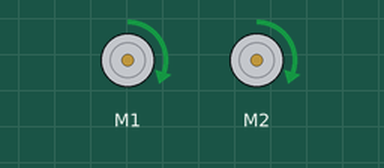
Simulated run of this sketch. Board: Arduino Uno, built with avr-gcc and run on an emulated ATmega328P. On the bench: 2 × DC motor (green arrow = forward, orange = backward, longer = faster).

Above: at 0.5 s.
At 2.5 s:
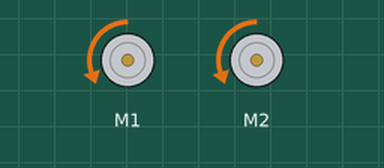
At 3.5 s:
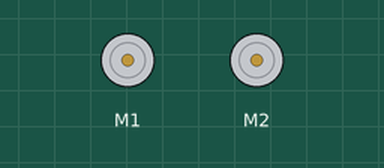
Timing chart, 0 to 5.2 s (numbered marks = the images above):
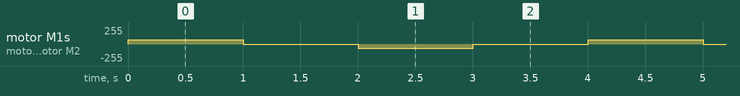

The sketch:

e9_1_1.ino
```cpp
//演習9.1.1
#include <ZumoMotors.h> //モータライブラリの読み込み

ZumoMotors motors;      //ZumoMotors クラスのインスタンス生成

void setup() {}

void loop() {
  //前進
  motors.setLeftSpeed(100);   //左モータの速度 100(-400〜400 に設定可。正なら前転)
  motors.setRightSpeed(100);  //右モータの速度 100(-400〜400 に設定可。正なら前転)
  delay(1000);                //1 秒間前進
  //停止
  motors.setLeftSpeed(0);     //左モータの速度 0(0 なら回転しない)
  motors.setRightSpeed(0);    //右モータの速度 0(0 なら回転しない)
  delay(1000);                //1秒間停止
  //後進
  motors.setLeftSpeed(-100);  //左モータの速度-100(負なら後転)
  motors.setRightSpeed(-100); //右モータの速度-100(負なら後転)
  delay(1000);                //1秒間後進
  //停止
  motors.setLeftSpeed(0);     //左モータの速度 0
  motors.setRightSpeed(0);    //右モータの速度 0
  delay(1000);                //1秒間停止
}
```

Measured:
- by itself, motor M1, motor M2: repeats every 4.0 s: stopped 1.0 s, backward 63/255 1.0 s, stopped 1.0 s, forward 63/255 1.0 s
